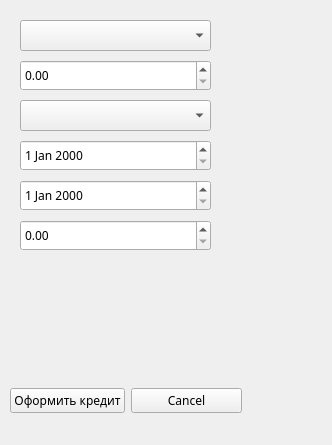
<?xml version="1.0" encoding="UTF-8"?>
<ui version="4.0">
 <class>Dialog</class>
 <widget class="QDialog" name="Dialog">
  <property name="geometry">
   <rect>
    <x>0</x>
    <y>0</y>
    <width>332</width>
    <height>445</height>
   </rect>
  </property>
  <property name="windowTitle">
   <string>Dialog</string>
  </property>
  <widget class="QStackedWidget" name="stackedWidget">
   <property name="geometry">
    <rect>
     <x>10</x>
     <y>10</y>
     <width>301</width>
     <height>421</height>
    </rect>
   </property>
   <property name="font">
    <font>
     <family>Sitka Small</family>
    </font>
   </property>
   <property name="currentIndex">
    <number>8</number>
   </property>
   <widget class="QWidget" name="page">
    <widget class="QWidget" name="verticalLayoutWidget">
     <property name="geometry">
      <rect>
       <x>10</x>
       <y>0</y>
       <width>231</width>
       <height>291</height>
      </rect>
     </property>
     <layout class="QVBoxLayout" name="dobavitclienta">
      <item>
       <widget class="QLineEdit" name="f_name"/>
      </item>
      <item>
       <widget class="QLineEdit" name="l_name"/>
      </item>
      <item>
       <widget class="QDateEdit" name="dateEdit"/>
      </item>
      <item>
       <widget class="QLineEdit" name="phone"/>
      </item>
      <item>
       <widget class="QLineEdit" name="email"/>
      </item>
      <item>
       <widget class="QLineEdit" name="adress"/>
      </item>
     </layout>
    </widget>
    <widget class="QWidget" name="horizontalLayoutWidget">
     <property name="geometry">
      <rect>
       <x>10</x>
       <y>370</y>
       <width>231</width>
       <height>51</height>
      </rect>
     </property>
     <layout class="QHBoxLayout" name="horizontalLayout">
      <item>
       <widget class="QPushButton" name="pushButton">
        <property name="text">
         <string>OK</string>
        </property>
       </widget>
      </item>
      <item>
       <widget class="QPushButton" name="pushButton_2">
        <property name="text">
         <string>Cancel</string>
        </property>
       </widget>
      </item>
     </layout>
    </widget>
   </widget>
   <widget class="QWidget" name="page_2">
    <widget class="QComboBox" name="redactirovatclients">
     <property name="geometry">
      <rect>
       <x>10</x>
       <y>0</y>
       <width>231</width>
       <height>31</height>
      </rect>
     </property>
    </widget>
    <widget class="QWidget" name="verticalLayoutWidget_3">
     <property name="geometry">
      <rect>
       <x>10</x>
       <y>40</y>
       <width>231</width>
       <height>291</height>
      </rect>
     </property>
     <layout class="QVBoxLayout" name="redactirovatclienta">
      <item>
       <widget class="QLineEdit" name="f_name_2"/>
      </item>
      <item>
       <widget class="QLineEdit" name="l_name_2"/>
      </item>
      <item>
       <widget class="QDateEdit" name="dateEdit_2"/>
      </item>
      <item>
       <widget class="QLineEdit" name="phone_2"/>
      </item>
      <item>
       <widget class="QLineEdit" name="email_2"/>
      </item>
      <item>
       <widget class="QLineEdit" name="adress_2"/>
      </item>
     </layout>
    </widget>
    <widget class="QWidget" name="horizontalLayoutWidget_2">
     <property name="geometry">
      <rect>
       <x>10</x>
       <y>380</y>
       <width>231</width>
       <height>41</height>
      </rect>
     </property>
     <layout class="QHBoxLayout" name="horizontalLayout_2">
      <item>
       <widget class="QPushButton" name="pushButton_3">
        <property name="text">
         <string>OK</string>
        </property>
       </widget>
      </item>
      <item>
       <widget class="QPushButton" name="pushButton_4">
        <property name="text">
         <string>Cancel</string>
        </property>
       </widget>
      </item>
     </layout>
    </widget>
   </widget>
   <widget class="QWidget" name="page_3">
    <widget class="QComboBox" name="redactirovatclients_2">
     <property name="geometry">
      <rect>
       <x>10</x>
       <y>10</y>
       <width>231</width>
       <height>31</height>
      </rect>
     </property>
    </widget>
    <widget class="QWidget" name="verticalLayoutWidget_4">
     <property name="geometry">
      <rect>
       <x>10</x>
       <y>50</y>
       <width>231</width>
       <height>291</height>
      </rect>
     </property>
     <layout class="QVBoxLayout" name="deletetheclient">
      <item>
       <widget class="QLineEdit" name="f_name_3"/>
      </item>
      <item>
       <widget class="QLineEdit" name="l_name_3"/>
      </item>
      <item>
       <widget class="QDateEdit" name="dateEdit_3"/>
      </item>
      <item>
       <widget class="QLineEdit" name="phone_3"/>
      </item>
      <item>
       <widget class="QLineEdit" name="email_3"/>
      </item>
      <item>
       <widget class="QLineEdit" name="adress_3"/>
      </item>
     </layout>
    </widget>
    <widget class="QWidget" name="horizontalLayoutWidget_3">
     <property name="geometry">
      <rect>
       <x>0</x>
       <y>370</y>
       <width>241</width>
       <height>41</height>
      </rect>
     </property>
     <layout class="QHBoxLayout" name="horizontalLayout_3">
      <item>
       <widget class="QPushButton" name="deleteclient">
        <property name="text">
         <string>Удалить клиента</string>
        </property>
       </widget>
      </item>
      <item>
       <widget class="QPushButton" name="pushButton_6">
        <property name="text">
         <string>Cancel</string>
        </property>
       </widget>
      </item>
     </layout>
    </widget>
   </widget>
   <widget class="QWidget" name="page_4">
    <widget class="QComboBox" name="client">
     <property name="geometry">
      <rect>
       <x>10</x>
       <y>10</y>
       <width>171</width>
       <height>31</height>
      </rect>
     </property>
    </widget>
    <widget class="QWidget" name="horizontalLayoutWidget_4">
     <property name="geometry">
      <rect>
       <x>0</x>
       <y>380</y>
       <width>195</width>
       <height>41</height>
      </rect>
     </property>
     <layout class="QHBoxLayout" name="horizontalLayout_4">
      <item>
       <widget class="QPushButton" name="pushButton_7">
        <property name="text">
         <string>OK</string>
        </property>
       </widget>
      </item>
      <item>
       <widget class="QPushButton" name="pushButton_8">
        <property name="text">
         <string>Cancel</string>
        </property>
       </widget>
      </item>
     </layout>
    </widget>
    <widget class="QWidget" name="verticalLayoutWidget_2">
     <property name="geometry">
      <rect>
       <x>10</x>
       <y>50</y>
       <width>171</width>
       <height>151</height>
      </rect>
     </property>
     <layout class="QVBoxLayout" name="dobavit_account">
      <item>
       <widget class="QLineEdit" name="account_type"/>
      </item>
      <item>
       <widget class="QComboBox" name="currency_type"/>
      </item>
      <item>
       <widget class="QDoubleSpinBox" name="balance_currency"/>
      </item>
     </layout>
    </widget>
   </widget>
   <widget class="QWidget" name="page_5">
    <widget class="QComboBox" name="vibor_client">
     <property name="geometry">
      <rect>
       <x>10</x>
       <y>20</y>
       <width>171</width>
       <height>31</height>
      </rect>
     </property>
    </widget>
    <widget class="QWidget" name="horizontalLayoutWidget_5">
     <property name="geometry">
      <rect>
       <x>0</x>
       <y>360</y>
       <width>195</width>
       <height>51</height>
      </rect>
     </property>
     <layout class="QHBoxLayout" name="horizontalLayout_5">
      <item>
       <widget class="QPushButton" name="pushButton_9">
        <property name="text">
         <string>OK</string>
        </property>
       </widget>
      </item>
      <item>
       <widget class="QPushButton" name="pushButton_10">
        <property name="text">
         <string>Cancel</string>
        </property>
       </widget>
      </item>
     </layout>
    </widget>
    <widget class="QWidget" name="verticalLayoutWidget_5">
     <property name="geometry">
      <rect>
       <x>10</x>
       <y>110</y>
       <width>171</width>
       <height>151</height>
      </rect>
     </property>
     <layout class="QVBoxLayout" name="redactirovat_account">
      <item>
       <widget class="QLineEdit" name="account_type_2"/>
      </item>
      <item>
       <widget class="QComboBox" name="currency_type_2"/>
      </item>
      <item>
       <widget class="QDoubleSpinBox" name="balance_currency_2"/>
      </item>
     </layout>
    </widget>
    <widget class="QComboBox" name="vibor_account_">
     <property name="geometry">
      <rect>
       <x>10</x>
       <y>60</y>
       <width>171</width>
       <height>31</height>
      </rect>
     </property>
    </widget>
   </widget>
   <widget class="QWidget" name="page_6">
    <widget class="QComboBox" name="vibor_account_3">
     <property name="geometry">
      <rect>
       <x>10</x>
       <y>10</y>
       <width>171</width>
       <height>31</height>
      </rect>
     </property>
    </widget>
    <widget class="QComboBox" name="vibor_account_4">
     <property name="geometry">
      <rect>
       <x>10</x>
       <y>50</y>
       <width>171</width>
       <height>31</height>
      </rect>
     </property>
    </widget>
    <widget class="QWidget" name="verticalLayoutWidget_6">
     <property name="geometry">
      <rect>
       <x>10</x>
       <y>90</y>
       <width>171</width>
       <height>151</height>
      </rect>
     </property>
     <layout class="QVBoxLayout" name="close_theaccount">
      <item>
       <widget class="QLineEdit" name="account_type_3"/>
      </item>
      <item>
       <widget class="QComboBox" name="currency_type_3"/>
      </item>
      <item>
       <widget class="QDoubleSpinBox" name="balance_currency_3"/>
      </item>
     </layout>
    </widget>
    <widget class="QWidget" name="horizontalLayoutWidget_6">
     <property name="geometry">
      <rect>
       <x>0</x>
       <y>360</y>
       <width>201</width>
       <height>51</height>
      </rect>
     </property>
     <layout class="QHBoxLayout" name="horizontalLayout_6">
      <item>
       <widget class="QPushButton" name="pushButton_13">
        <property name="text">
         <string>Закрыть счет</string>
        </property>
       </widget>
      </item>
      <item>
       <widget class="QPushButton" name="pushButton_12">
        <property name="text">
         <string>Cancel</string>
        </property>
       </widget>
      </item>
     </layout>
    </widget>
   </widget>
   <widget class="QWidget" name="page_7">
    <widget class="QComboBox" name="transactions_create">
     <property name="geometry">
      <rect>
       <x>10</x>
       <y>20</y>
       <width>191</width>
       <height>31</height>
      </rect>
     </property>
    </widget>
    <widget class="QComboBox" name="vibor_account_6">
     <property name="geometry">
      <rect>
       <x>10</x>
       <y>60</y>
       <width>191</width>
       <height>31</height>
      </rect>
     </property>
    </widget>
    <widget class="QDoubleSpinBox" name="doubleSpinBox">
     <property name="geometry">
      <rect>
       <x>10</x>
       <y>100</y>
       <width>191</width>
       <height>31</height>
      </rect>
     </property>
    </widget>
    <widget class="QTextEdit" name="textEdit">
     <property name="geometry">
      <rect>
       <x>10</x>
       <y>140</y>
       <width>191</width>
       <height>81</height>
      </rect>
     </property>
    </widget>
    <widget class="QWidget" name="horizontalLayoutWidget_7">
     <property name="geometry">
      <rect>
       <x>0</x>
       <y>360</y>
       <width>201</width>
       <height>41</height>
      </rect>
     </property>
     <layout class="QHBoxLayout" name="horizontalLayout_7">
      <item>
       <widget class="QPushButton" name="pushButton_14">
        <property name="text">
         <string>Создать </string>
        </property>
       </widget>
      </item>
      <item>
       <widget class="QPushButton" name="pushButton_11">
        <property name="text">
         <string>Cancel</string>
        </property>
       </widget>
      </item>
     </layout>
    </widget>
   </widget>
   <widget class="QWidget" name="page_8">
    <widget class="QComboBox" name="find_the_transaction">
     <property name="geometry">
      <rect>
       <x>10</x>
       <y>10</y>
       <width>191</width>
       <height>31</height>
      </rect>
     </property>
    </widget>
    <widget class="QDateEdit" name="dateEdit_4">
     <property name="geometry">
      <rect>
       <x>10</x>
       <y>50</y>
       <width>191</width>
       <height>31</height>
      </rect>
     </property>
    </widget>
    <widget class="QWidget" name="horizontalLayoutWidget_8">
     <property name="geometry">
      <rect>
       <x>0</x>
       <y>360</y>
       <width>244</width>
       <height>41</height>
      </rect>
     </property>
     <layout class="QHBoxLayout" name="horizontalLayout_8">
      <item>
       <widget class="QPushButton" name="pushButton_5">
        <property name="text">
         <string>Найти транзакцию</string>
        </property>
       </widget>
      </item>
      <item>
       <widget class="QPushButton" name="pushButton_16">
        <property name="text">
         <string>Cancel</string>
        </property>
       </widget>
      </item>
     </layout>
    </widget>
   </widget>
   <widget class="QWidget" name="page_9">
    <widget class="QComboBox" name="creditcreate">
     <property name="geometry">
      <rect>
       <x>10</x>
       <y>10</y>
       <width>191</width>
       <height>31</height>
      </rect>
     </property>
    </widget>
    <widget class="QDoubleSpinBox" name="doubleSpinBox_2">
     <property name="geometry">
      <rect>
       <x>10</x>
       <y>50</y>
       <width>191</width>
       <height>31</height>
      </rect>
     </property>
    </widget>
    <widget class="QComboBox" name="creditcreate_2">
     <property name="geometry">
      <rect>
       <x>10</x>
       <y>90</y>
       <width>191</width>
       <height>31</height>
      </rect>
     </property>
    </widget>
    <widget class="QDateEdit" name="start_credit">
     <property name="geometry">
      <rect>
       <x>10</x>
       <y>130</y>
       <width>191</width>
       <height>31</height>
      </rect>
     </property>
    </widget>
    <widget class="QDateEdit" name="end_credit">
     <property name="geometry">
      <rect>
       <x>10</x>
       <y>170</y>
       <width>191</width>
       <height>31</height>
      </rect>
     </property>
    </widget>
    <widget class="QDoubleSpinBox" name="percent_stage">
     <property name="geometry">
      <rect>
       <x>10</x>
       <y>210</y>
       <width>191</width>
       <height>31</height>
      </rect>
     </property>
    </widget>
    <widget class="QWidget" name="horizontalLayoutWidget_9">
     <property name="geometry">
      <rect>
       <x>0</x>
       <y>370</y>
       <width>232</width>
       <height>41</height>
      </rect>
     </property>
     <layout class="QHBoxLayout" name="horizontalLayout_9">
      <item>
       <widget class="QPushButton" name="pushButton_15">
        <property name="text">
         <string>Оформить кредит</string>
        </property>
       </widget>
      </item>
      <item>
       <widget class="QPushButton" name="pushButton_17">
        <property name="text">
         <string>Cancel</string>
        </property>
       </widget>
      </item>
     </layout>
    </widget>
   </widget>
   <widget class="QWidget" name="page_10">
    <widget class="QComboBox" name="vibor_client_2">
     <property name="geometry">
      <rect>
       <x>10</x>
       <y>10</y>
       <width>191</width>
       <height>31</height>
      </rect>
     </property>
    </widget>
    <widget class="QComboBox" name="vibor_credit">
     <property name="geometry">
      <rect>
       <x>10</x>
       <y>50</y>
       <width>191</width>
       <height>31</height>
      </rect>
     </property>
    </widget>
    <widget class="QDoubleSpinBox" name="doubleSpinBox_3">
     <property name="geometry">
      <rect>
       <x>10</x>
       <y>90</y>
       <width>191</width>
       <height>31</height>
      </rect>
     </property>
    </widget>
    <widget class="QDateEdit" name="start_credit_2">
     <property name="geometry">
      <rect>
       <x>10</x>
       <y>130</y>
       <width>191</width>
       <height>31</height>
      </rect>
     </property>
    </widget>
    <widget class="QDateEdit" name="start_credit_3">
     <property name="geometry">
      <rect>
       <x>10</x>
       <y>170</y>
       <width>191</width>
       <height>31</height>
      </rect>
     </property>
    </widget>
    <widget class="QDoubleSpinBox" name="percent_stage_2">
     <property name="geometry">
      <rect>
       <x>10</x>
       <y>210</y>
       <width>191</width>
       <height>31</height>
      </rect>
     </property>
    </widget>
    <widget class="QWidget" name="horizontalLayoutWidget_10">
     <property name="geometry">
      <rect>
       <x>10</x>
       <y>370</y>
       <width>195</width>
       <height>41</height>
      </rect>
     </property>
     <layout class="QHBoxLayout" name="horizontalLayout_10">
      <item>
       <widget class="QPushButton" name="pushButton_18">
        <property name="text">
         <string>OK</string>
        </property>
       </widget>
      </item>
      <item>
       <widget class="QPushButton" name="pushButton_19">
        <property name="text">
         <string>Cancel</string>
        </property>
       </widget>
      </item>
     </layout>
    </widget>
   </widget>
   <widget class="QWidget" name="page_11">
    <widget class="QComboBox" name="vibor_client_3">
     <property name="geometry">
      <rect>
       <x>10</x>
       <y>10</y>
       <width>191</width>
       <height>31</height>
      </rect>
     </property>
    </widget>
    <widget class="QComboBox" name="vibor_client_4">
     <property name="geometry">
      <rect>
       <x>10</x>
       <y>50</y>
       <width>191</width>
       <height>31</height>
      </rect>
     </property>
    </widget>
    <widget class="QWidget" name="horizontalLayoutWidget_11">
     <property name="geometry">
      <rect>
       <x>0</x>
       <y>380</y>
       <width>219</width>
       <height>41</height>
      </rect>
     </property>
     <layout class="QHBoxLayout" name="horizontalLayout_11">
      <item>
       <widget class="QPushButton" name="pushButton_20">
        <property name="text">
         <string>Закрыть кредит</string>
        </property>
       </widget>
      </item>
      <item>
       <widget class="QPushButton" name="pushButton_21">
        <property name="text">
         <string>Cancel</string>
        </property>
       </widget>
      </item>
     </layout>
    </widget>
   </widget>
   <widget class="QWidget" name="page_12">
    <widget class="QComboBox" name="vibor_client_5">
     <property name="geometry">
      <rect>
       <x>10</x>
       <y>10</y>
       <width>191</width>
       <height>31</height>
      </rect>
     </property>
    </widget>
    <widget class="QLineEdit" name="lineEdit">
     <property name="geometry">
      <rect>
       <x>10</x>
       <y>50</y>
       <width>191</width>
       <height>31</height>
      </rect>
     </property>
    </widget>
    <widget class="QDateEdit" name="dateEdit_5">
     <property name="geometry">
      <rect>
       <x>10</x>
       <y>90</y>
       <width>191</width>
       <height>31</height>
      </rect>
     </property>
    </widget>
    <widget class="QLineEdit" name="lineEdit_2">
     <property name="geometry">
      <rect>
       <x>10</x>
       <y>130</y>
       <width>191</width>
       <height>31</height>
      </rect>
     </property>
    </widget>
    <widget class="QWidget" name="horizontalLayoutWidget_12">
     <property name="geometry">
      <rect>
       <x>0</x>
       <y>370</y>
       <width>201</width>
       <height>51</height>
      </rect>
     </property>
     <layout class="QHBoxLayout" name="horizontalLayout_12">
      <item>
       <widget class="QPushButton" name="pushButton_22">
        <property name="text">
         <string>ОК</string>
        </property>
       </widget>
      </item>
      <item>
       <widget class="QPushButton" name="pushButton_23">
        <property name="text">
         <string>Cancel</string>
        </property>
       </widget>
      </item>
     </layout>
    </widget>
   </widget>
   <widget class="QWidget" name="page_13">
    <widget class="QComboBox" name="vibor_client_6">
     <property name="geometry">
      <rect>
       <x>10</x>
       <y>10</y>
       <width>191</width>
       <height>31</height>
      </rect>
     </property>
    </widget>
    <widget class="QComboBox" name="vibor_client_7">
     <property name="geometry">
      <rect>
       <x>10</x>
       <y>50</y>
       <width>191</width>
       <height>31</height>
      </rect>
     </property>
    </widget>
    <widget class="QWidget" name="horizontalLayoutWidget_13">
     <property name="geometry">
      <rect>
       <x>0</x>
       <y>380</y>
       <width>201</width>
       <height>41</height>
      </rect>
     </property>
     <layout class="QHBoxLayout" name="horizontalLayout_13">
      <item>
       <widget class="QPushButton" name="pushButton_24">
        <property name="text">
         <string>Привязать</string>
        </property>
       </widget>
      </item>
      <item>
       <widget class="QPushButton" name="pushButton_26">
        <property name="text">
         <string>Cancel</string>
        </property>
       </widget>
      </item>
     </layout>
    </widget>
   </widget>
   <widget class="QWidget" name="page_14">
    <widget class="QComboBox" name="vibor_client_8">
     <property name="geometry">
      <rect>
       <x>10</x>
       <y>10</y>
       <width>191</width>
       <height>31</height>
      </rect>
     </property>
    </widget>
    <widget class="QWidget" name="horizontalLayoutWidget_14">
     <property name="geometry">
      <rect>
       <x>0</x>
       <y>370</y>
       <width>201</width>
       <height>41</height>
      </rect>
     </property>
     <layout class="QHBoxLayout" name="horizontalLayout_14">
      <item>
       <widget class="QPushButton" name="pushButton_25">
        <property name="text">
         <string>Удалить</string>
        </property>
       </widget>
      </item>
      <item>
       <widget class="QPushButton" name="pushButton_27">
        <property name="text">
         <string>Cancel</string>
        </property>
       </widget>
      </item>
     </layout>
    </widget>
   </widget>
   <widget class="QWidget" name="page_15">
    <widget class="QLineEdit" name="lineEdit_3">
     <property name="geometry">
      <rect>
       <x>10</x>
       <y>10</y>
       <width>191</width>
       <height>31</height>
      </rect>
     </property>
    </widget>
    <widget class="QComboBox" name="vibor_client_9">
     <property name="geometry">
      <rect>
       <x>10</x>
       <y>50</y>
       <width>191</width>
       <height>31</height>
      </rect>
     </property>
    </widget>
    <widget class="QLineEdit" name="lineEdit_4">
     <property name="geometry">
      <rect>
       <x>10</x>
       <y>90</y>
       <width>191</width>
       <height>31</height>
      </rect>
     </property>
    </widget>
    <widget class="QLineEdit" name="lineEdit_5">
     <property name="geometry">
      <rect>
       <x>10</x>
       <y>130</y>
       <width>191</width>
       <height>31</height>
      </rect>
     </property>
    </widget>
    <widget class="QWidget" name="horizontalLayoutWidget_15">
     <property name="geometry">
      <rect>
       <x>0</x>
       <y>370</y>
       <width>201</width>
       <height>41</height>
      </rect>
     </property>
     <layout class="QHBoxLayout" name="horizontalLayout_15">
      <item>
       <widget class="QPushButton" name="pushButton_28">
        <property name="text">
         <string>ОК</string>
        </property>
       </widget>
      </item>
      <item>
       <widget class="QPushButton" name="pushButton_29">
        <property name="text">
         <string>Cancel</string>
        </property>
       </widget>
      </item>
     </layout>
    </widget>
   </widget>
   <widget class="QWidget" name="page_16">
    <widget class="QComboBox" name="vibor_client_10">
     <property name="geometry">
      <rect>
       <x>10</x>
       <y>10</y>
       <width>191</width>
       <height>31</height>
      </rect>
     </property>
    </widget>
    <widget class="QLineEdit" name="lineEdit_6">
     <property name="geometry">
      <rect>
       <x>10</x>
       <y>50</y>
       <width>191</width>
       <height>31</height>
      </rect>
     </property>
    </widget>
    <widget class="QLineEdit" name="lineEdit_7">
     <property name="geometry">
      <rect>
       <x>10</x>
       <y>90</y>
       <width>191</width>
       <height>31</height>
      </rect>
     </property>
    </widget>
    <widget class="QComboBox" name="vibor_client_11">
     <property name="geometry">
      <rect>
       <x>10</x>
       <y>130</y>
       <width>191</width>
       <height>31</height>
      </rect>
     </property>
    </widget>
    <widget class="QComboBox" name="vibor_client_12">
     <property name="geometry">
      <rect>
       <x>10</x>
       <y>170</y>
       <width>191</width>
       <height>31</height>
      </rect>
     </property>
    </widget>
    <widget class="QWidget" name="horizontalLayoutWidget_16">
     <property name="geometry">
      <rect>
       <x>0</x>
       <y>370</y>
       <width>201</width>
       <height>41</height>
      </rect>
     </property>
     <layout class="QHBoxLayout" name="horizontalLayout_16">
      <item>
       <widget class="QPushButton" name="pushButton_30">
        <property name="text">
         <string>ОК</string>
        </property>
       </widget>
      </item>
      <item>
       <widget class="QPushButton" name="pushButton_31">
        <property name="text">
         <string>Cancel</string>
        </property>
       </widget>
      </item>
     </layout>
    </widget>
   </widget>
   <widget class="QWidget" name="page_17">
    <widget class="QComboBox" name="vibor_client_13">
     <property name="geometry">
      <rect>
       <x>10</x>
       <y>10</y>
       <width>191</width>
       <height>31</height>
      </rect>
     </property>
    </widget>
    <widget class="QComboBox" name="vibor_client_14">
     <property name="geometry">
      <rect>
       <x>10</x>
       <y>50</y>
       <width>191</width>
       <height>31</height>
      </rect>
     </property>
    </widget>
    <widget class="QWidget" name="horizontalLayoutWidget_17">
     <property name="geometry">
      <rect>
       <x>0</x>
       <y>380</y>
       <width>201</width>
       <height>41</height>
      </rect>
     </property>
     <layout class="QHBoxLayout" name="horizontalLayout_17">
      <item>
       <widget class="QPushButton" name="pushButton_32">
        <property name="text">
         <string>ОК</string>
        </property>
       </widget>
      </item>
      <item>
       <widget class="QPushButton" name="pushButton_33">
        <property name="text">
         <string>Cancel</string>
        </property>
       </widget>
      </item>
     </layout>
    </widget>
   </widget>
   <widget class="QWidget" name="page_18">
    <widget class="QWidget" name="horizontalLayoutWidget_18">
     <property name="geometry">
      <rect>
       <x>10</x>
       <y>370</y>
       <width>201</width>
       <height>41</height>
      </rect>
     </property>
     <layout class="QHBoxLayout" name="horizontalLayout_18">
      <item>
       <widget class="QPushButton" name="pushButton_34">
        <property name="text">
         <string>Назначить</string>
        </property>
       </widget>
      </item>
      <item>
       <widget class="QPushButton" name="pushButton_35">
        <property name="text">
         <string>Cancel</string>
        </property>
       </widget>
      </item>
     </layout>
    </widget>
    <widget class="QComboBox" name="vibor_client_15">
     <property name="geometry">
      <rect>
       <x>10</x>
       <y>10</y>
       <width>191</width>
       <height>31</height>
      </rect>
     </property>
    </widget>
    <widget class="QComboBox" name="vibor_client_16">
     <property name="geometry">
      <rect>
       <x>10</x>
       <y>50</y>
       <width>191</width>
       <height>31</height>
      </rect>
     </property>
    </widget>
   </widget>
   <widget class="QWidget" name="page_19">
    <widget class="QComboBox" name="vibor_client_17">
     <property name="geometry">
      <rect>
       <x>10</x>
       <y>10</y>
       <width>191</width>
       <height>31</height>
      </rect>
     </property>
     <property name="font">
      <font>
       <family>Sitka Small</family>
      </font>
     </property>
    </widget>
    <widget class="QComboBox" name="vibor_client_18">
     <property name="geometry">
      <rect>
       <x>10</x>
       <y>50</y>
       <width>191</width>
       <height>31</height>
      </rect>
     </property>
     <property name="font">
      <font>
       <family>Sitka Small</family>
      </font>
     </property>
    </widget>
    <widget class="QDateEdit" name="dateEdit_6">
     <property name="geometry">
      <rect>
       <x>10</x>
       <y>90</y>
       <width>191</width>
       <height>31</height>
      </rect>
     </property>
     <property name="font">
      <font>
       <family>Sitka Small</family>
      </font>
     </property>
    </widget>
    <widget class="QDateEdit" name="dateEdit_7">
     <property name="geometry">
      <rect>
       <x>10</x>
       <y>130</y>
       <width>191</width>
       <height>31</height>
      </rect>
     </property>
     <property name="font">
      <font>
       <family>Sitka Small</family>
      </font>
     </property>
    </widget>
    <widget class="QWidget" name="horizontalLayoutWidget_19">
     <property name="geometry">
      <rect>
       <x>0</x>
       <y>370</y>
       <width>201</width>
       <height>41</height>
      </rect>
     </property>
     <layout class="QHBoxLayout" name="horizontalLayout_19">
      <item>
       <widget class="QPushButton" name="pushButton_36">
        <property name="font">
         <font>
          <family>Sitka Small</family>
         </font>
        </property>
        <property name="text">
         <string>Поиск</string>
        </property>
       </widget>
      </item>
      <item>
       <widget class="QPushButton" name="pushButton_37">
        <property name="font">
         <font>
          <family>Sitka Small</family>
         </font>
        </property>
        <property name="text">
         <string>Cancel</string>
        </property>
       </widget>
      </item>
     </layout>
    </widget>
   </widget>
  </widget>
 </widget>
 <resources/>
 <connections/>
</ui>
